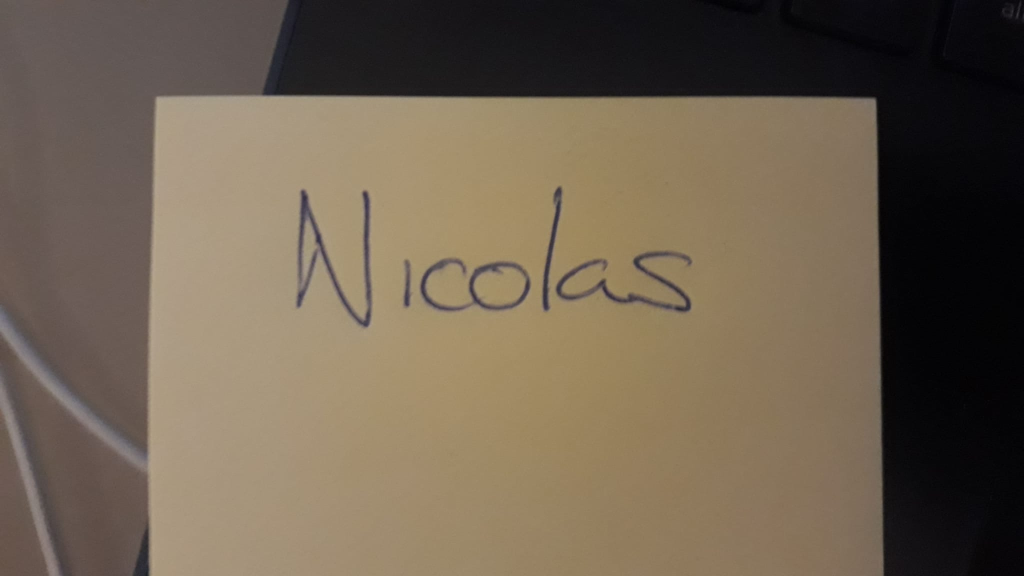
#> input picture data/nico.jpeg, 2048 x 1152 px, found by its file name (shown at 1/2 size)
$ jupyter execute --allow-errors opencv2.ipynb
#> lines starting #> are read from the running program, lines starting #| are printed output that depends on the picture; after the words box and inside, x2 and y2 are one past the last pixel; in counts of white or black regions, pixels touching at a corner belong together
[cell 1]
import cv2
import matplotlib.pyplot as plt
import numpy as np

[cell 2]
img = cv2.imread("test.png")
#> (the rest of this cell did not finish here and is left out)

[cell 3]
img = cv2.imread("test.png")
#img = cv2.resize(img, (int(img.shape[1]/2), int(img.shape[0]/2)))
#> (the rest of this cell did not finish here and is left out)

[cell 4]
b = cv2.imread("../beach.png")
c = cv2.imread("../crab.png")

#> (the rest of this cell did not finish here and is left out)

#> (a cell that did not finish here is left out)

[cell 6]
cv2.waitKey(0)
cv2.destroyAllWindows()

[cell 7]
def contraste():                                    # funcion para pasar imagen a blanco y negro
	image=cv2.imread('captura.png')                 # lee la captura de imagen
	im=cv2.cvtColor(image,cv2.COLOR_BGR2GRAY)       # pasa a escala de grises
	im=(255-im)                                     # foto en negativo
	umbral=170
	img=np.zeros(shape=im.shape)                    # pasa a blanco y negro puros (umbral en 170)
	for i in range(im.shape[0]):
		for j in range(im.shape[1]):
			if im[i][j]>umbral: img[i][j]=255
			else: img[i][j]=0
	#cv2.imshow('img', img)                          # muestra la imagen
	cv2.imwrite('b&w.png', img)                     # guarda imagen en blanco y negro
	cv2.waitKey(1)

[cell 8]
def contorno():                                     # funcion captura de contorno, captura letras
	umbral_fino=10                                  # umbral fino para deteccion de contornos
	image=cv2.imread('b&w.png')                     # lee la imagen
	im=cv2.cvtColor(image,cv2.COLOR_BGR2GRAY)       # pasa a grises
	im=(255-im)                                     # pasa a negativo
	thresh=cv2.adaptiveThreshold(im, 255, cv2.ADAPTIVE_THRESH_GAUSSIAN_C, cv2.THRESH_BINARY_INV, 11, 2)      # umbral adaptativo
	rect_kernel=cv2.getStructuringElement(cv2.MORPH_RECT, (30, 10))                                          # elemento estructural (rectangular)
	threshed=cv2.morphologyEx(thresh, cv2.MORPH_CLOSE, rect_kernel)                                          # transformacion morfologica
	contorno, _ =cv2.findContours(threshed, cv2.RETR_EXTERNAL, cv2.CHAIN_APPROX_SIMPLE)                      # encuentra los contornos
	s_contorno=sorted(contorno, key=lambda x: cv2.boundingRect(x)[1]+cv2.boundingRect(x)[0]*image.shape[1])  # ordena por orden lateral (y+xh)
	idx=0
	for cnt in s_contorno:                                   # contornos
		idx+=1
		x, y, w, h=cv2.boundingRect(cnt)
		roi=im[y:y+h, x:x+w]                                 # region de interes
		if h<umbral_fino or w<umbral_fino:
			continue
		cv2.imwrite(str(idx) + '.png', roi)
		cv2.rectangle(im, (x, y), (x+w, y+h), (200, 0, 0), 2)
	#cv2.imshow('imagen B-N', im)
	cv2.waitKey(1)
	return idx

[cell 9]
img = cv2.imread("nico.jpeg")
#> img is the input picture: shape (1152, 2048, 3); mean B, G, R 80.3, 97.6, 111.2
img = cv2.resize(img, (int(img.shape[1]/2), int(img.shape[0]/2)))
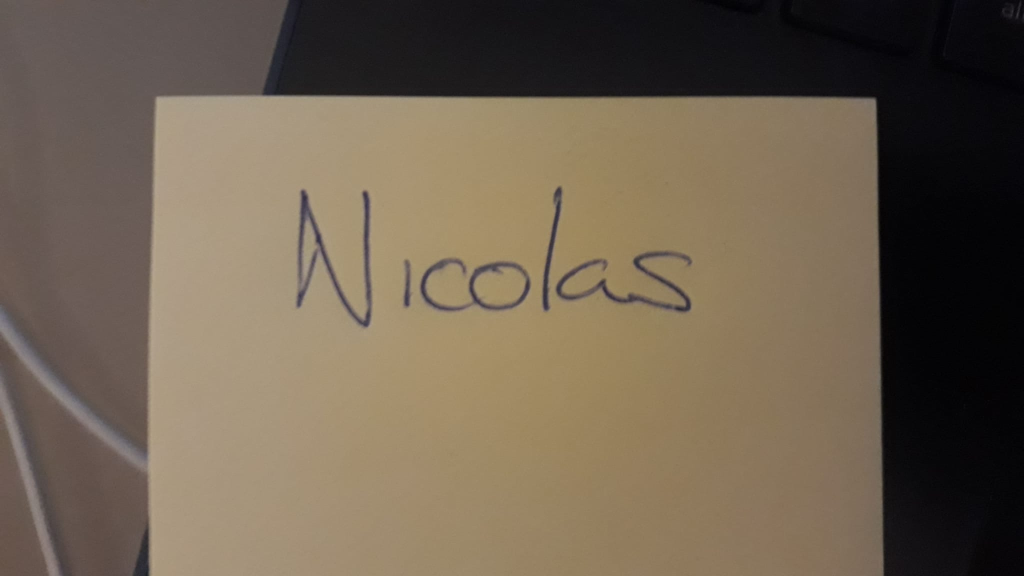
#> img: shape (576, 1024, 3); mean B, G, R 80.4, 97.7, 111.3
gray = cv2.cvtColor(img, cv2.COLOR_BGR2GRAY)
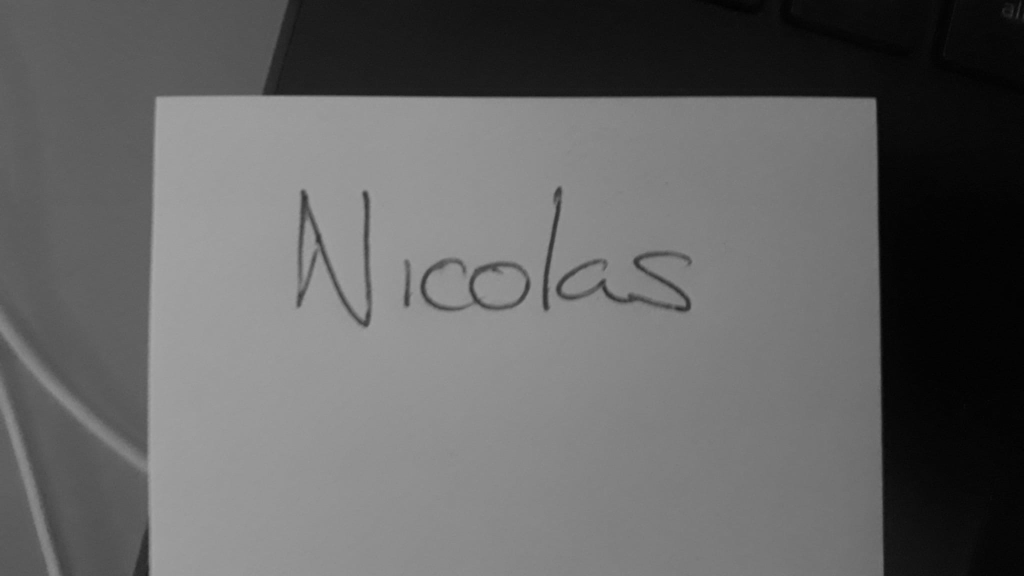
#> gray: shape (576, 1024); min 0, max 166, mean 99.8
gray = (255-gray)
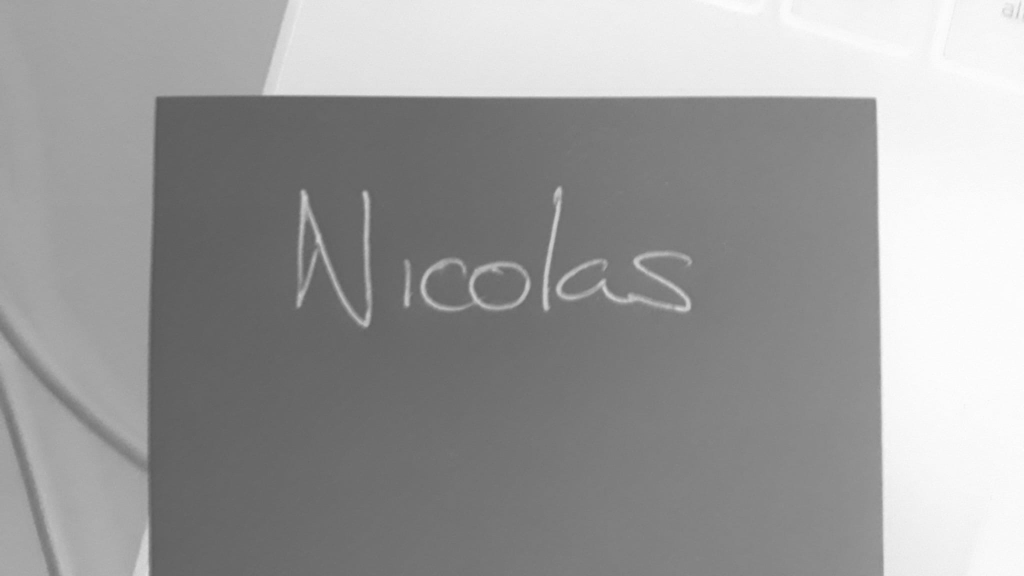
#> gray: shape (576, 1024); min 89, max 255, mean 155.2
thresh = cv2.adaptiveThreshold(gray, 255, cv2.ADAPTIVE_THRESH_GAUSSIAN_C, cv2.THRESH_BINARY_INV, 11, 2)
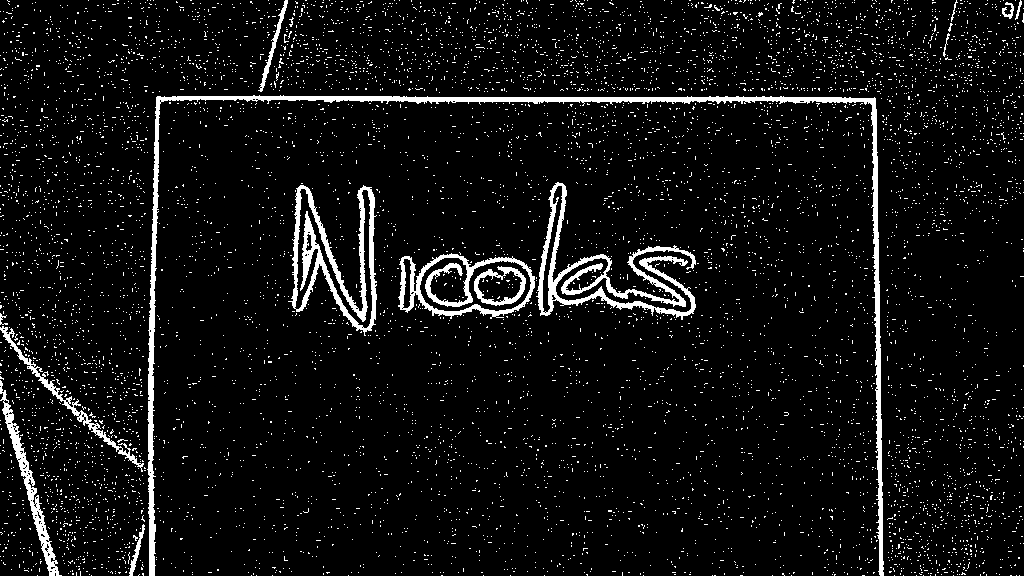
#> thresh: shape (576, 1024); 6.4% white; 7726 white regions (7711 under 20 px), largest, box (x1, y1, x2, y2) and area: (147, 95, 884, 576) 8318, (536, 182, 696, 320) 4356, (288, 185, 377, 336) 3841
rect_kernel=cv2.getStructuringElement(cv2.MORPH_RECT, (30, 10))
threshed=cv2.morphologyEx(thresh, cv2.MORPH_CLOSE, rect_kernel)
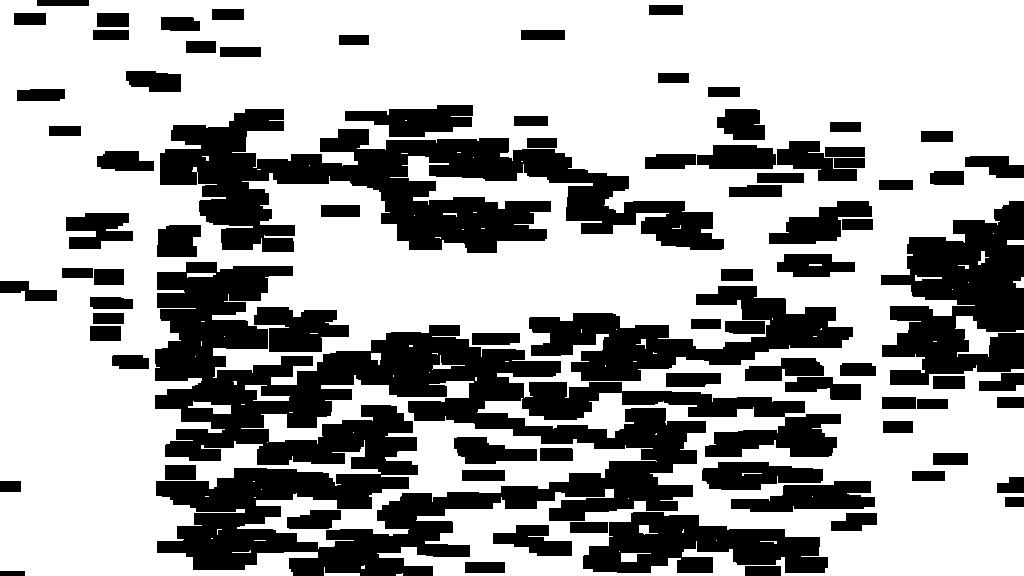
#> threshed: shape (576, 1024); 64.9% white; 84 black regions
contorno, _ =cv2.findContours(threshed, cv2.RETR_EXTERNAL, cv2.CHAIN_APPROX_SIMPLE)                      # encuentra los contornos
#> contorno = 45 contours, 32 with area under 20; largest, box (x1, y1, x2, y2) and area: (0, 0, 1024, 576) 467342, (237, 375, 657, 549) 17924, (955, 316, 1024, 357) 795, (188, 401, 231, 414) 234, (245, 385, 290, 401) 208
s_contorno=sorted(contorno, key=lambda x: cv2.boundingRect(x)[1]+cv2.boundingRect(x)[0]*img.shape[1])
#> s_contorno has the same summary as contorno

umbral_fino=10
idx=0
for cnt in s_contorno:                                   # contornos
    idx+=1
    x, y, w, h=cv2.boundingRect(cnt)
    roi=img[y:y+h, x:x+w]                                 # region de interes
    if h<umbral_fino or w<umbral_fino:
        continue
    cv2.imwrite(str(idx) + '.png', roi)
    cv2.rectangle(img, (x, y), (x+w, y+h), (200, 0, 0), 2)
#> this loop made 45 passes
#> (x, y, w, h) on passes 1, 2, 3, 9, 12, 13, 15, 22, 24, 25, 27, 31: (0, 0, 1024, 576), (187, 273, 29, 5), (188, 401, 43, 13), (217, 529, 5, 6), (233, 381, 4, 4), (237, 375, 420, 174), (245, 385, 45, 16), (324, 567, 36, 9), (361, 565, 4, 4), (371, 353, 10, 12), (396, 573, 7, 3), (432, 355, 33, 15)
#> (cnt, x, y, w, h) on passes 5, 6, 7, 11, 14, 18: ([[201, 321], [204, 321]], 201, 321, 4, 1), ([[201, 341], [201, 345]], 201, 341, 1, 5), ([[205, 496], [208, 496]], 205, 496, 4, 1), ([[250, 550], [248, 552], [232, 552], [250, 552]], 232, 550, 19, 3), ([[241, 404], [244, 404]], 241, 404, 4, 1), ([[254, 540], [265, 540]], 254, 540, 12, 1)
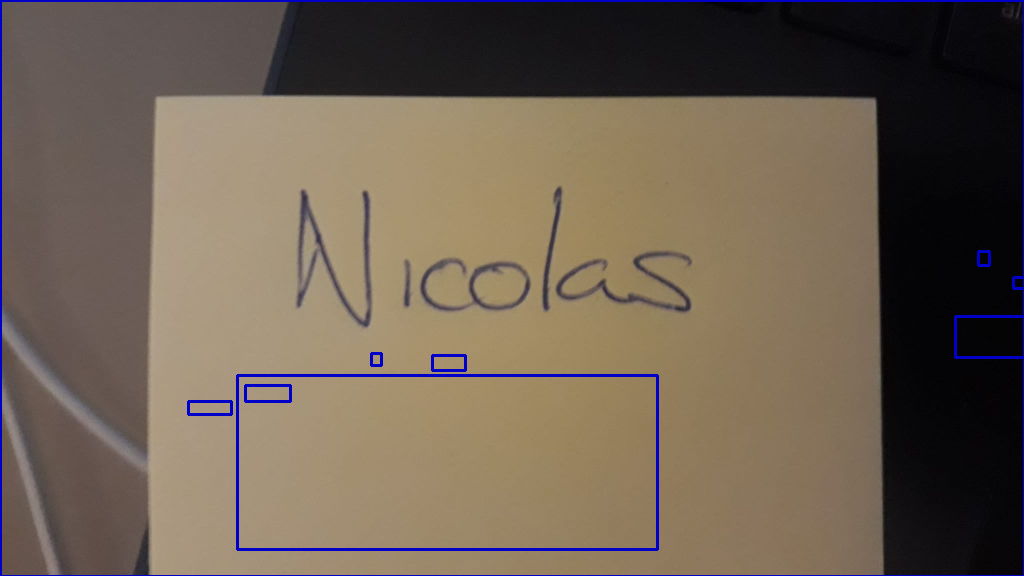
#> img: shape (576, 1024, 3); 1.73% of pixels changed, all inside (x1, y1, x2, y2) = (0, 0, 1024, 576)
#> after the loop, idx = 45


# cv2.imshow("Nico", contorno)
# cv2.waitKey(0)
# cv2.destroyAllWindows()

[cell 10]
s_contorno
#> Out has the same summary as contorno
